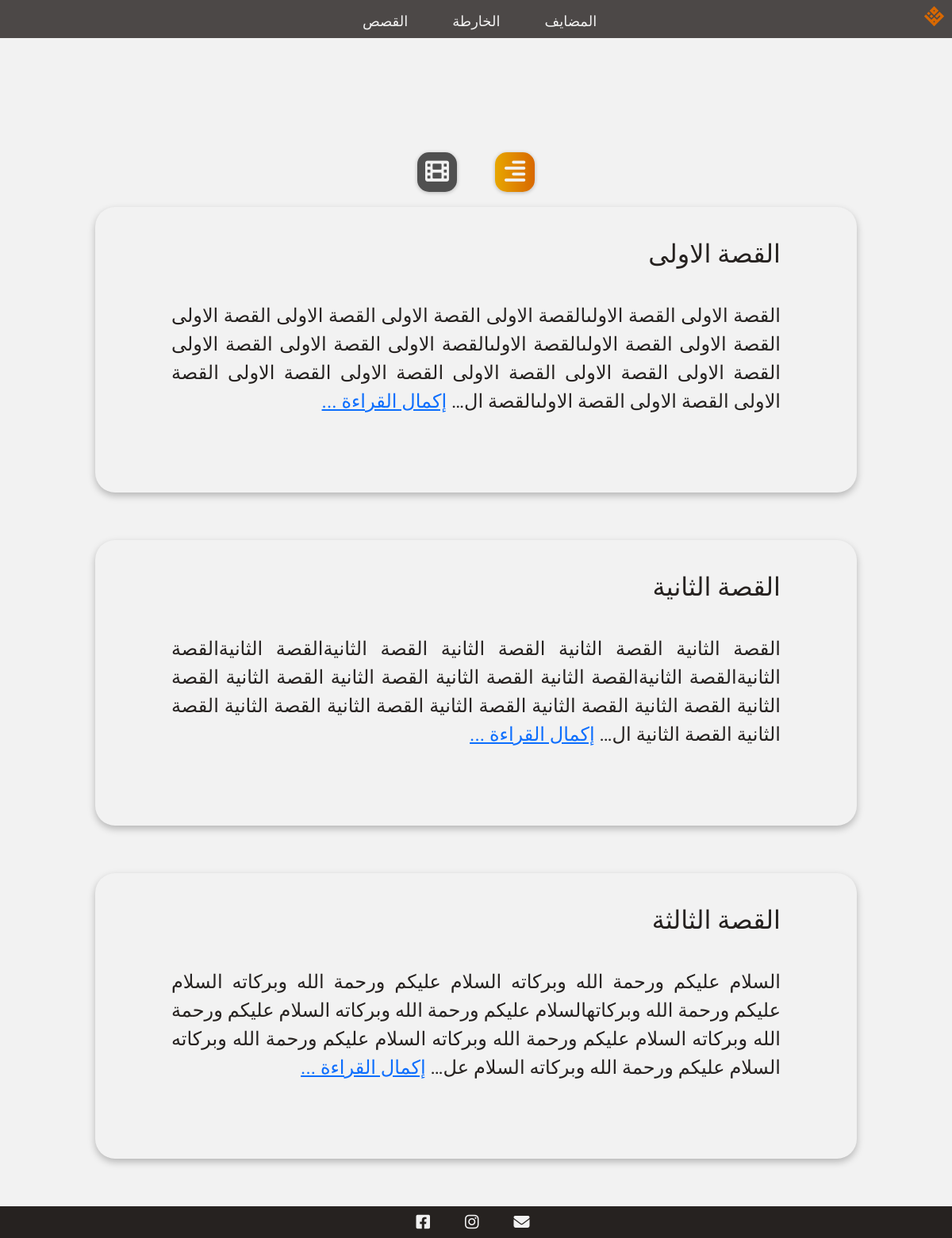
Screenshot of /stories/ with the database file from the repository.
### data/models.py (models this page shows, shortened)
class Story(models.Model):
    title = models.CharField(max_length=255)
    content = models.TextField()

### data/views.py (the view)
# urls.py: path('stories/', get_stories, name='stories'),
def get_stories(request):
    stories = Story.objects.all()
    videos = Video.objects.all()
    return render(request, 'stories.html', {'stories': stories, 'videos': videos})

### templates/stories.html (shortened to what this page needs)
{% load static %}
<!DOCTYPE html>
<html lang="ar">
<head>
    <link rel="stylesheet" href="{% static 'data/css/all.min.css' %}"/>
    <link rel="stylesheet" href="{% static 'data/css/stories.css' %}"/>
    <link rel="stylesheet" href="{% static 'data/css/bootstrap.min.css' %}"/>
    <link rel="stylesheet" href="{% static 'data/css/main.css' %}"/>
</head>
<body dir="rtl" class="body">
<header-component></header-component>
<div class="page-container">
    <div class="taps">
        <div
                class="type_icon read_icon"
                id="read_icon"
                onclick="stories_show()"
        >
            <i class="fa-solid fa-align-right type_logo"></i>
        </div>
        <div
                class="type_icon watch_icon"
                id="watch_icon"
                onclick="videos_show()"
        >
            <i class="fa-solid fa-film type_logo"></i>
        </div>
    </div>
    <section class="read_sec" id="read_sec">
        {% block content %}
            {% for story in  stories %}
                <div class="story_card">
                    <h4 class="story_name"><a name="#{{ story.id }}">{{ story.title }}</a></h4>
                    <p class="story_text">
                        {{ story.content | truncatechars:265 }} <a href="/stories/{{ story.id }}">إكمال القراءة ...</a>
                    </p>
                </div>
            {% endfor %}
        {% endblock %}
    </section>
</div>
<footer-component></footer-component>
</body>
</html>

### data/static/data/css/stories.css (style rules this page uses)
html { scroll-behavior: smooth; }
.body { margin: 0%; padding: 0%; border: 0px; font-family: Tajawal; color: #262220; background-color: #f2f2f2; }
.taps { display: flex; flex-wrap: wrap; margin-top: 15%; margin-bottom: 2%; gap: 5%; justify-content: center; }
.type_icon { display: inline-block; background-color: #505050; height: 50px; width: 50px; text-align: center; border-radius: 15px; box-shadow: 0px 1px 5px rgba(0, 0, 0, 0.25); transition: 0.3s; line-height: 60px; cursor: pointer; }
.type_logo { color: #f2f2f2; font-size: 30px; }
.read_icon { background: linear-gradient(to left, #d86800, #e7a600); }
.story_card { width: 100%; height: 360px; border-radius: 25px; box-shadow: 0px 4px 10px rgba(0, 0, 0, 0.25); cursor: pointer; margin-bottom: 60px; transition: 0.2s; }
.story_name { font-size: 32px; color: #262220; margin: 0%; padding: 40px 10%; }
.story_text { text-align: justify; font-size: 24px; width: 80%; height: 50%; margin: auto; overflow: hidden; }

### data/static/data/css/main.css (style rules this page uses)
.page-container { padding: 0 10%; }

### rows the page displays
Story: title "القصة الاولى", content "القصة الاولى القصة الاولىالقصة الاولى القصة الاولى القصة الاولى القصة الاولى القصة الاولى القصة الاولىالقصة الاولىالقصة الاولى القصة الاولى القصة الاولى القصة الاولى القصة الاولى القصة الاولى القصة الاولى القصة الاولى القصة الاولى القصة الاولى القصة الاولىالقصة ال…"
Story: title "القصة الثانية", content "القصة الثانية القصة الثانية القصة الثانية القصة الثانيةالقصة الثانيةالقصة الثانيةالقصة الثانيةالقصة الثانية القصة الثانية القصة الثانية القصة الثانية القصة الثانية القصة الثانية القصة الثانية القصة الثانية القصة الثانية القصة الثانية القصة الثانية القصة الثانية ال…"
Story: title "القصة الثالثة", content "السلام عليكم ورحمة الله وبركاته السلام عليكم ورحمة الله وبركاته السلام عليكم ورحمة الله وبركاتهالسلام عليكم ورحمة الله وبركاته السلام عليكم ورحمة الله وبركاته السلام عليكم ورحمة الله وبركاته السلام عليكم ورحمة الله وبركاته السلام عليكم ورحمة الله وبركاته السلام عل…"
